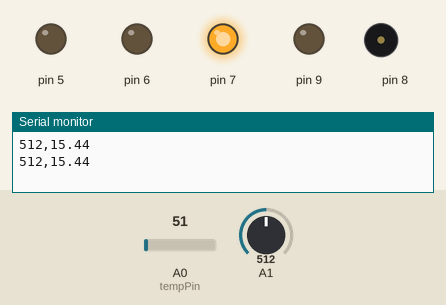
A sketch run on a simulated Arduino Uno, built with avr-gcc and run on an emulated ATmega328P. Shown: output pins drawn as LEDs (lit = HIGH), buzzer (waves = sounding), the last lines printed to the serial monitor. The test bench sets the inputs (shaded band); at power-on: A1 = 512, A0 (tempPin) = 51.

Above: at 2.8 s.
2.9 s: A1 set to 408
6.4 s: A1 set to 386
At 8.4 s:
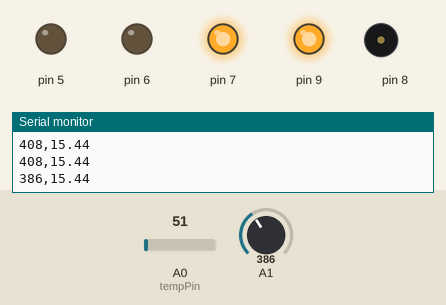
9.5 s: A0 (tempPin) set to 109
13.2 s: A0 (tempPin) set to 129
At 17.0 s:
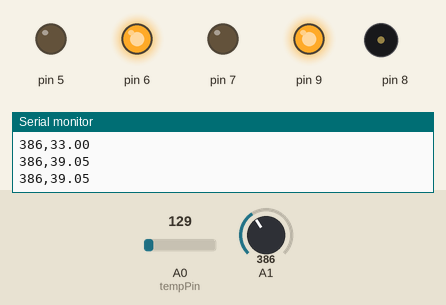
17.5 s: A1 set to 410
At 18.7 s:
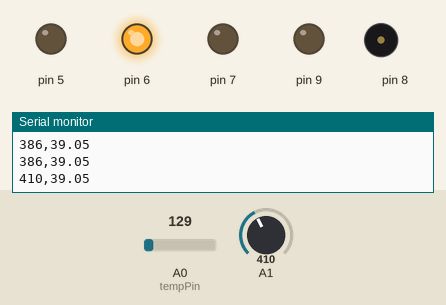
23.5 s: A0 (tempPin) set to 163
At 27.3 s:
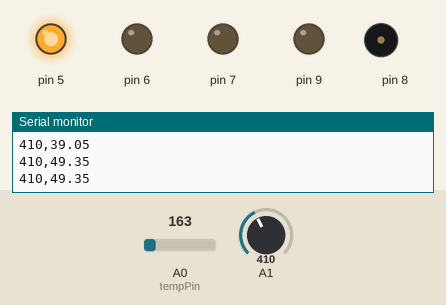
Timing chart, 0 to 30.5 s (numbered marks = the images above; inputs shaded):
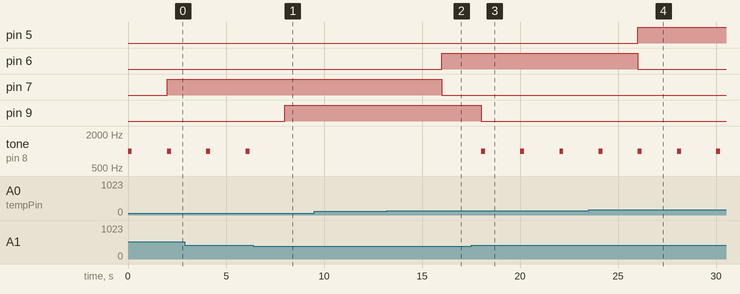

Measured:
- the behaviour switches between 401 and 400 on A1 (found by bisection; images 0 and 1)
- the behaviour switches between 122 and 123 on A0 (tempPin) (found by bisection; images 1 and 2)
- after the input at 6.4 s, pin 9: LOW → HIGH after 1.6 s; tone on pin 8: stays silent (without the input it goes to 1000 Hz after 1.6 s)
- after the input at 13.2 s, pin 6: LOW → HIGH after 2.8 s; pin 7: HIGH → LOW after 2.8 s
- after the input at 17.5 s, pin 9: HIGH → LOW after 0.51 s; tone on pin 8: alternates 1000 Hz for 0.20 s and silent for 1.8 s, starting after 0.51 s
- after the input at 23.5 s, pin 5: LOW → HIGH after 2.5 s; pin 6: HIGH → LOW after 2.5 s
- by itself, tone on pin 8: alternates 1000 Hz for 0.20 s and silent for 1.8 s

The sketch:

TheOneES3_MQ135_LM35.ino
```cpp
float temp;
int tempPin = A0;
int sensorThres = 400;

void setup()
{
  //lcd.begin(16, 2);
  //lcd.setCursor(0, 0);
  pinMode(7, OUTPUT);
  pinMode(6, OUTPUT);
  pinMode(5, OUTPUT);
  pinMode(9, OUTPUT);
  pinMode(8, OUTPUT);
  pinMode(A1, INPUT);
  //delay(1000);
  Serial.begin(9600);
}

void loop()
{
  int analogSensor = analogRead(A1);


  Serial.print(analogSensor);
  Serial.print(",");
  if(analogSensor > sensorThres)
  {
    digitalWrite(10, HIGH);
    digitalWrite(9, LOW);
    tone(8, 1000, 200);
  }

  else
  {
    digitalWrite(10, LOW);
    digitalWrite(9, HIGH);
    noTone(8);
  }


  temp = analogRead(tempPin);
  temp = (temp/1024) * 310;
  Serial.println(temp);
  delay(2000);

  if(temp <= 37)
  {
     digitalWrite(7, HIGH);
     digitalWrite(6, LOW);
     digitalWrite(5, LOW);
  }

  else if(temp >= 37 && temp <= 40)
  {
    digitalWrite(7, LOW);
    digitalWrite(6, HIGH);
    digitalWrite(5, LOW);
  }

  else if (temp >= 41)
  {
    digitalWrite(7, LOW);
    digitalWrite(6, LOW);
    digitalWrite(5, HIGH);
  }

}
```
